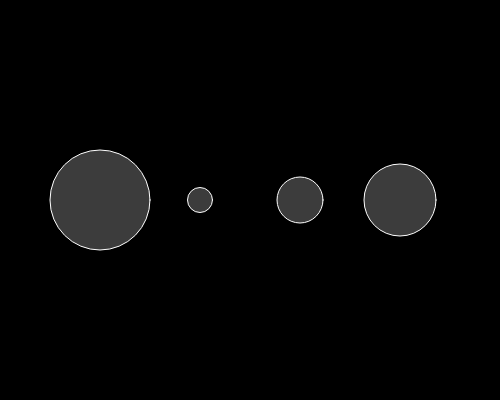
Frame 1 (no input)
Frame 60 (no input): identical to frame 1, image omitted
Frame 120 (the mouse pressed at the canvas centre since frame 60): identical to frame 1, image omitted

The p5.js sketch that drew this single still picture (run headless with seeded random() and noise() and a simulated clock; from frame 60 on, the mouse is pressed at the canvas centre):

// p5.js sketch
// ── sketch.js
var nums = [100,25,46,72];

function setup() {
    createCanvas(500,400);
}

function draw() {
    background(0);
    
  

    for(var i = 0; i < nums.length; i++) {
        stroke(255);
        fill(60);
        ellipse(i* 100 + 100,200,nums[i], nums[i]);
    }


    // ellipse(200,200,nums[1], nums[1]);
    // ellipse(300,200,nums[2], nums[2]);
    // ellipse(400,200,nums[3], nums[3]);
}
